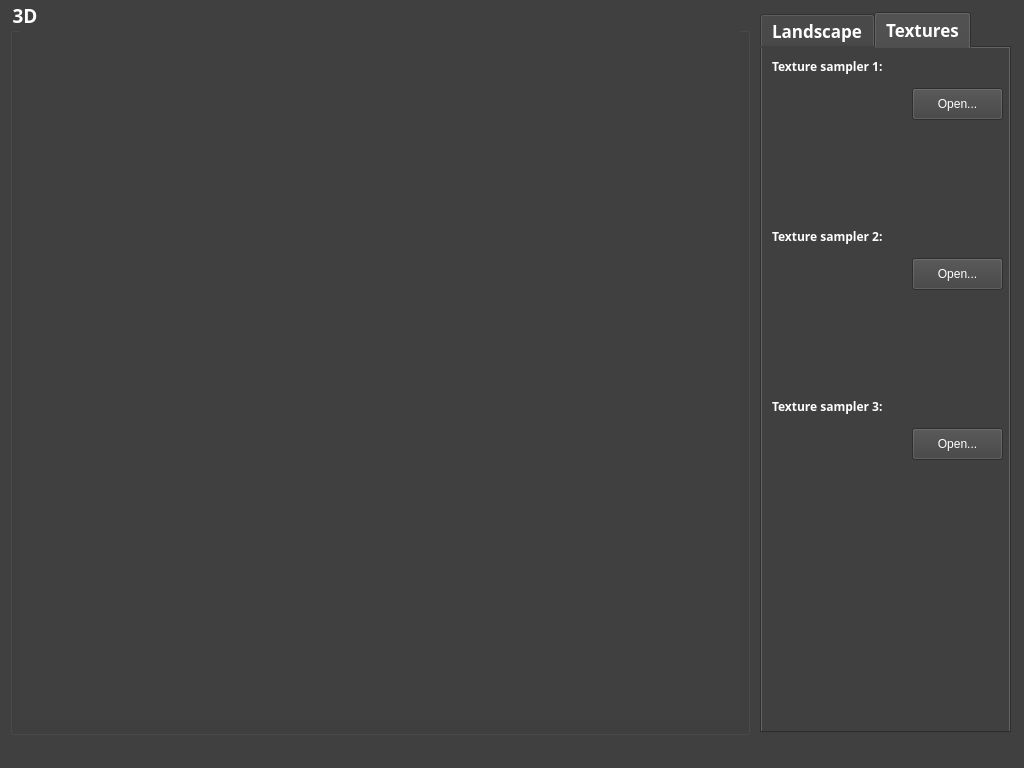
<?xml version="1.0" encoding="UTF-8"?>
<ui version="4.0">
 <class>CMainWindow</class>
 <widget class="QMainWindow" name="CMainWindow">
  <property name="geometry">
   <rect>
    <x>0</x>
    <y>0</y>
    <width>1024</width>
    <height>768</height>
   </rect>
  </property>
  <property name="minimumSize">
   <size>
    <width>1024</width>
    <height>768</height>
   </size>
  </property>
  <property name="maximumSize">
   <size>
    <width>1024</width>
    <height>768</height>
   </size>
  </property>
  <property name="windowTitle">
   <string>CMainWindow</string>
  </property>
  <property name="styleSheet">
   <string notr="true">background-color: rgb(128, 128, 128);</string>
  </property>
  <widget class="QWidget" name="centralWidget">
   <property name="styleSheet">
    <string notr="true">background-color: rgb(64, 64, 64);</string>
   </property>
   <widget class="QTabWidget" name="tabWidget">
    <property name="geometry">
     <rect>
      <x>760</x>
      <y>12</y>
      <width>251</width>
      <height>721</height>
     </rect>
    </property>
    <property name="font">
     <font>
      <family>Menlo</family>
      <pointsize>13</pointsize>
      <weight>75</weight>
      <bold>true</bold>
     </font>
    </property>
    <property name="styleSheet">
     <string notr="true">color: rgb(255, 255, 255);
background-color: rgb(64, 64, 64);</string>
    </property>
    <property name="tabPosition">
     <enum>QTabWidget::North</enum>
    </property>
    <property name="tabShape">
     <enum>QTabWidget::Rounded</enum>
    </property>
    <property name="currentIndex">
     <number>1</number>
    </property>
    <widget class="QWidget" name="tab">
     <attribute name="title">
      <string>Landscape</string>
     </attribute>
     <widget class="QSlider" name="m_brushStrengthSlider">
      <property name="geometry">
       <rect>
        <x>10</x>
        <y>110</y>
        <width>225</width>
        <height>22</height>
       </rect>
      </property>
      <property name="minimum">
       <number>1</number>
      </property>
      <property name="maximum">
       <number>10</number>
      </property>
      <property name="orientation">
       <enum>Qt::Horizontal</enum>
      </property>
      <property name="tickPosition">
       <enum>QSlider::TicksAbove</enum>
      </property>
      <property name="tickInterval">
       <number>1</number>
      </property>
     </widget>
     <widget class="QSlider" name="m_falloffSlider">
      <property name="geometry">
       <rect>
        <x>10</x>
        <y>160</y>
        <width>225</width>
        <height>22</height>
       </rect>
      </property>
      <property name="orientation">
       <enum>Qt::Horizontal</enum>
      </property>
      <property name="tickPosition">
       <enum>QSlider::TicksAbove</enum>
      </property>
      <property name="tickInterval">
       <number>10</number>
      </property>
     </widget>
     <widget class="QSlider" name="m_smoothSlider">
      <property name="geometry">
       <rect>
        <x>10</x>
        <y>210</y>
        <width>225</width>
        <height>22</height>
       </rect>
      </property>
      <property name="maximum">
       <number>3</number>
      </property>
      <property name="orientation">
       <enum>Qt::Horizontal</enum>
      </property>
      <property name="invertedAppearance">
       <bool>false</bool>
      </property>
      <property name="invertedControls">
       <bool>false</bool>
      </property>
      <property name="tickPosition">
       <enum>QSlider::TicksAbove</enum>
      </property>
      <property name="tickInterval">
       <number>1</number>
      </property>
     </widget>
     <widget class="QSlider" name="m_brushSizeSlider">
      <property name="geometry">
       <rect>
        <x>10</x>
        <y>60</y>
        <width>225</width>
        <height>22</height>
       </rect>
      </property>
      <property name="minimum">
       <number>4</number>
      </property>
      <property name="maximum">
       <number>32</number>
      </property>
      <property name="singleStep">
       <number>2</number>
      </property>
      <property name="orientation">
       <enum>Qt::Horizontal</enum>
      </property>
      <property name="tickPosition">
       <enum>QSlider::TicksAbove</enum>
      </property>
      <property name="tickInterval">
       <number>2</number>
      </property>
     </widget>
     <widget class="QLabel" name="m_brushSizeLabel">
      <property name="geometry">
       <rect>
        <x>10</x>
        <y>40</y>
        <width>225</width>
        <height>20</height>
       </rect>
      </property>
      <property name="font">
       <font>
        <family>Menlo</family>
        <pointsize>13</pointsize>
        <weight>75</weight>
        <bold>true</bold>
       </font>
      </property>
      <property name="text">
       <string>Brush Size:</string>
      </property>
     </widget>
     <widget class="QLabel" name="m_brushStrengthLabel">
      <property name="geometry">
       <rect>
        <x>10</x>
        <y>90</y>
        <width>225</width>
        <height>20</height>
       </rect>
      </property>
      <property name="font">
       <font>
        <family>Menlo</family>
        <pointsize>13</pointsize>
        <weight>75</weight>
        <bold>true</bold>
       </font>
      </property>
      <property name="text">
       <string>Brush Strength:</string>
      </property>
     </widget>
     <widget class="QLabel" name="m_falloffLabel">
      <property name="geometry">
       <rect>
        <x>10</x>
        <y>140</y>
        <width>225</width>
        <height>20</height>
       </rect>
      </property>
      <property name="font">
       <font>
        <family>Menlo</family>
        <pointsize>13</pointsize>
        <weight>75</weight>
        <bold>true</bold>
       </font>
      </property>
      <property name="text">
       <string>Falloff Coefficient:</string>
      </property>
     </widget>
     <widget class="QLabel" name="m_smoothLabel">
      <property name="geometry">
       <rect>
        <x>10</x>
        <y>190</y>
        <width>225</width>
        <height>20</height>
       </rect>
      </property>
      <property name="font">
       <font>
        <family>Menlo</family>
        <pointsize>13</pointsize>
        <weight>75</weight>
        <bold>true</bold>
       </font>
      </property>
      <property name="text">
       <string>Smooth Coefficient:</string>
      </property>
     </widget>
    </widget>
    <widget class="QWidget" name="tab_2">
     <attribute name="title">
      <string>Textures</string>
     </attribute>
     <widget class="QPushButton" name="m_texture01Btn">
      <property name="geometry">
       <rect>
        <x>150</x>
        <y>40</y>
        <width>91</width>
        <height>32</height>
       </rect>
      </property>
      <property name="text">
       <string>Open...</string>
      </property>
     </widget>
     <widget class="QLabel" name="m_texture01Label">
      <property name="geometry">
       <rect>
        <x>10</x>
        <y>10</y>
        <width>221</width>
        <height>16</height>
       </rect>
      </property>
      <property name="font">
       <font>
        <family>Menlo</family>
        <weight>75</weight>
        <bold>true</bold>
       </font>
      </property>
      <property name="text">
       <string>Texture sampler 1:</string>
      </property>
     </widget>
     <widget class="QLabel" name="m_texture02Label">
      <property name="geometry">
       <rect>
        <x>10</x>
        <y>180</y>
        <width>221</width>
        <height>16</height>
       </rect>
      </property>
      <property name="font">
       <font>
        <family>Menlo</family>
        <weight>75</weight>
        <bold>true</bold>
       </font>
      </property>
      <property name="text">
       <string>Texture sampler 2:</string>
      </property>
     </widget>
     <widget class="QPushButton" name="m_texture02Btn">
      <property name="geometry">
       <rect>
        <x>150</x>
        <y>210</y>
        <width>91</width>
        <height>32</height>
       </rect>
      </property>
      <property name="text">
       <string>Open...</string>
      </property>
     </widget>
     <widget class="QLabel" name="m_texture03Label">
      <property name="geometry">
       <rect>
        <x>10</x>
        <y>350</y>
        <width>221</width>
        <height>16</height>
       </rect>
      </property>
      <property name="font">
       <font>
        <family>Menlo</family>
        <weight>75</weight>
        <bold>true</bold>
       </font>
      </property>
      <property name="text">
       <string>Texture sampler 3:</string>
      </property>
     </widget>
     <widget class="QPushButton" name="m_texture03Btn">
      <property name="geometry">
       <rect>
        <x>150</x>
        <y>380</y>
        <width>91</width>
        <height>32</height>
       </rect>
      </property>
      <property name="text">
       <string>Open...</string>
      </property>
     </widget>
     <widget class="QLabel" name="m_texture01Img">
      <property name="geometry">
       <rect>
        <x>10</x>
        <y>40</y>
        <width>128</width>
        <height>128</height>
       </rect>
      </property>
      <property name="text">
       <string/>
      </property>
     </widget>
     <widget class="QLabel" name="m_texture02Img">
      <property name="geometry">
       <rect>
        <x>10</x>
        <y>210</y>
        <width>128</width>
        <height>128</height>
       </rect>
      </property>
      <property name="text">
       <string/>
      </property>
     </widget>
     <widget class="QLabel" name="m_texture03Img">
      <property name="geometry">
       <rect>
        <x>10</x>
        <y>380</y>
        <width>128</width>
        <height>128</height>
       </rect>
      </property>
      <property name="text">
       <string/>
      </property>
     </widget>
     <zorder>m_texture01Btn</zorder>
     <zorder>m_texture01Label</zorder>
     <zorder>m_texture02Label</zorder>
     <zorder>m_texture02Btn</zorder>
     <zorder>m_texture03Label</zorder>
     <zorder>m_texture03Btn</zorder>
     <zorder>m_texture01Img</zorder>
     <zorder>m_texture02Img</zorder>
     <zorder>m_texture03Img</zorder>
     <zorder>m_oglWindow</zorder>
     <zorder>m_oglWindow</zorder>
    </widget>
   </widget>
   <widget class="QGroupBox" name="groupBox">
    <property name="geometry">
     <rect>
      <x>10</x>
      <y>0</y>
      <width>740</width>
      <height>735</height>
     </rect>
    </property>
    <property name="font">
     <font>
      <family>Menlo</family>
      <pointsize>14</pointsize>
      <weight>75</weight>
      <bold>true</bold>
     </font>
    </property>
    <property name="styleSheet">
     <string notr="true">color: rgb(255, 255, 255);</string>
    </property>
    <property name="title">
     <string>3D</string>
    </property>
    <widget class="QWidget" name="m_oglWindow" native="true">
     <property name="geometry">
      <rect>
       <x>10</x>
       <y>30</y>
       <width>721</width>
       <height>691</height>
      </rect>
     </property>
     <property name="styleSheet">
      <string notr="true">background-color: rgb(64, 64, 64);</string>
     </property>
    </widget>
   </widget>
  </widget>
  <widget class="QMenuBar" name="menuBar">
   <property name="geometry">
    <rect>
     <x>0</x>
     <y>0</y>
     <width>1024</width>
     <height>22</height>
    </rect>
   </property>
  </widget>
 </widget>
 <layoutdefault spacing="6" margin="11"/>
 <resources/>
 <connections/>
</ui>
